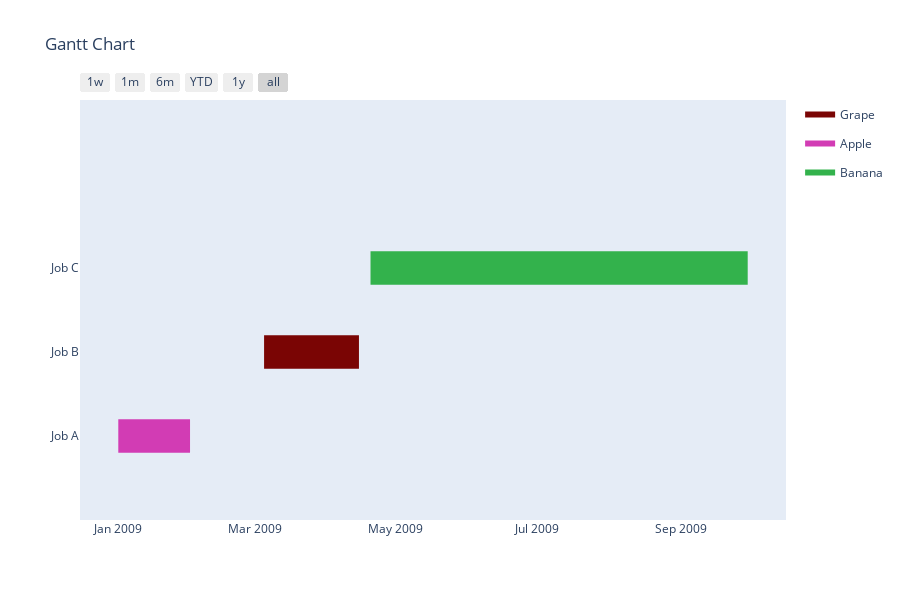

Notebook code for this chart:
### Markdown cell above
<h4 id="Index-by-String-Variable">Index by String Variable<a class="anchor-link" href="#Index-by-String-Variable">¶</a></h4>

### Code cell
import plotly.figure_factory as ff

df = [dict(Task="Job A", Start='2009-01-01', Finish='2009-02-01', Resource='Apple'),
      dict(Task="Job B", Start='2009-03-05', Finish='2009-04-15', Resource='Grape'),
      dict(Task="Job C", Start='2009-04-20', Finish='2009-09-30', Resource='Banana')]

colors = ['#7a0504', (0.2, 0.7, 0.3), 'rgb(210, 60, 180)']

fig = ff.create_gantt(df, colors=colors, index_col='Resource', reverse_colors=True,
                      show_colorbar=True)
fig.show()

### Figure 1 — Plotly figure (JSON) as saved in the notebook; plotly's stock layout.template omitted (floating-point values rounded to 4 significant figures)
{"data": [{"fill": "toself", "fillcolor": "rgb(122, 5, 4)", "hoverinfo": "name", "legendgroup": "rgb(122, 5, 4)", "mode": "none", "name": "Grape", "showlegend": true, "type": "scatter", "x": ["2009-03-05", "2009-04-15", "2009-04-15", "2009-03-05"], "y": [0.8, 0.8, 1.2, 1.2]}, {"fill": "toself", "fillcolor": "rgb(210, 60, 180)", "hoverinfo": "name", "legendgroup": "rgb(210, 60, 180)", "mode": "none", "name": "Apple", "showlegend": true, "type": "scatter", "x": ["2009-01-01", "2009-02-01", "2009-02-01", "2009-01-01"], "y": [-0.2, -0.2, 0.2, 0.2]}, {"fill": "toself", "fillcolor": "rgb(51, 178, 76)", "hoverinfo": "name", "legendgroup": "rgb(51, 178, 76)", "mode": "none", "name": "Banana", "showlegend": true, "type": "scatter", "x": ["2009-04-20", "2009-09-30", "2009-09-30", "2009-04-20"], "y": [1.8, 1.8, 2.2, 2.2]}, {"legendgroup": "rgb(122, 5, 4)", "marker": {"color": "rgb(122, 5, 4)", "opacity": 0, "size": 1}, "mode": "markers", "name": "", "showlegend": false, "text": [null, null], "type": "scatter", "x": ["2009-03-05", "2009-04-15"], "y": [1, 1]}, {"legendgroup": "rgb(210, 60, 180)", "marker": {"color": "rgb(210, 60, 180)", "opacity": 0, "size": 1}, "mode": "markers", "name": "", "showlegend": false, "text": [null, null], "type": "scatter", "x": ["2009-01-01", "2009-02-01"], "y": [0, 0]}, {"legendgroup": "rgb(51, 178, 76)", "marker": {"color": "rgb(51, 178, 76)", "opacity": 0, "size": 1}, "mode": "markers", "name": "", "showlegend": false, "text": [null, null], "type": "scatter", "x": ["2009-04-20", "2009-09-30"], "y": [2, 2]}], "layout": {"height": 600, "hovermode": "closest", "showlegend": true, "title": {"text": "Gantt Chart"}, "xaxis": {"rangeselector": {"buttons": [{"count": 7, "label": "1w", "step": "day", "stepmode": "backward"}, {"count": 1, "label": "1m", "step": "month", "stepmode": "backward"}, {"count": 6, "label": "6m", "step": "month", "stepmode": "backward"}, {"count": 1, "label": "YTD", "step": "year", "stepmode": "todate"}, {"count": 1, "label": "1y", "step": "year", "stepmode": "backward"}, {"step": "all"}]}, "showgrid": false, "type": "date", "zeroline": false}, "yaxis": {"autorange": false, "range": [-1, 4], "showgrid": false, "ticktext": ["Job A", "Job B", "Job C"], "tickvals": [0, 1, 2], "zeroline": false}}}
